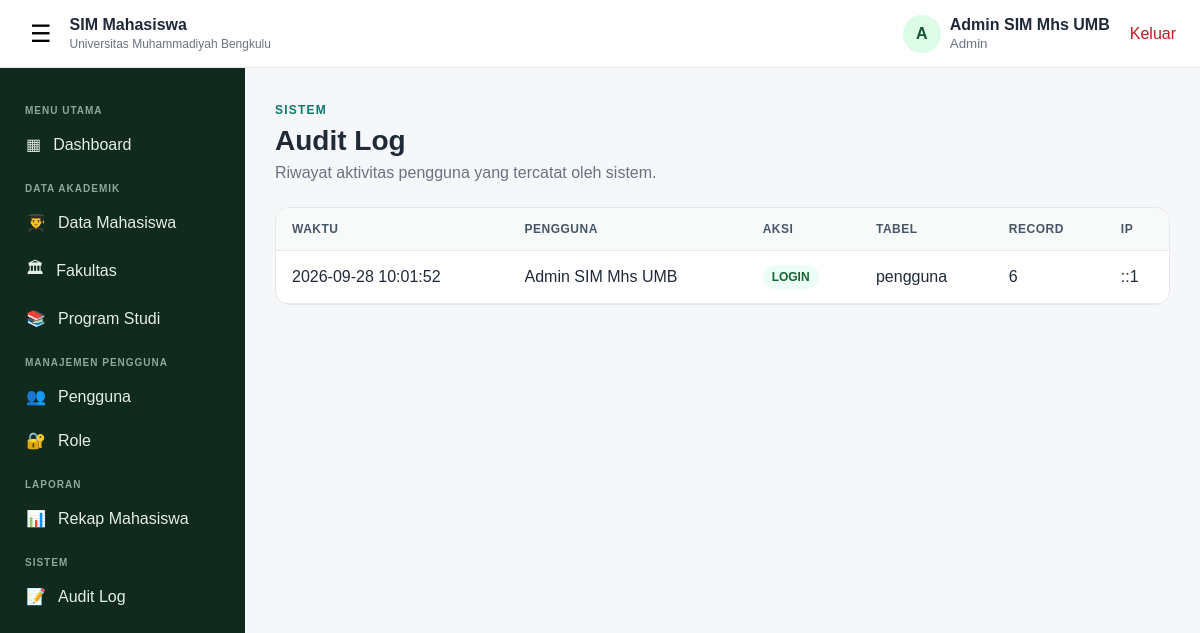
Screenshot of /sim_mahasiswa_rbac_role_crud/audit.php (signed in) with the database file from the repository.
### tables this page shows
CREATE TABLE `audit_log` (
  `id_audit` bigint(20) UNSIGNED NOT NULL,
  `id_pengguna` bigint(20) UNSIGNED DEFAULT NULL,
  `tabel_nama` varchar(100) NOT NULL,
  `record_id` varchar(100) DEFAULT NULL,
  `aksi` enum('LOGIN','LOGOUT','INSERT','UPDATE','DELETE','VIEW') NOT NULL,
  `data_lama` longtext DEFAULT NULL CHECK (json_valid(`data_lama`)),
  `data_baru` longtext DEFAULT NULL CHECK (json_valid(`data_baru`)),
  `ip_address` varchar(45) DEFAULT NULL,
  `user_agent` text DEFAULT NULL,
  `waktu` datetime NOT NULL DEFAULT current_timestamp()
);

### sim_mahasiswa_rbac_role_crud/app_helpers.php (called while the page is built, shortened)
<?php
function e($value): string {
    return htmlspecialchars((string)$value, ENT_QUOTES, 'UTF-8');
}

### sim_mahasiswa_rbac_role_crud/audit.php (the view)
<?php require_once 'auth_check.php';require_once '../koneksi.php';require_once 'app_helpers.php';wajib_role(['ADMIN']);$result=mysqli_query($koneksi,"SELECT a.*,COALESCE(p.nama_lengkap,'-') nama_lengkap FROM audit_log a LEFT JOIN pengguna p ON a.id_pengguna=p.id_pengguna ORDER BY a.waktu DESC LIMIT 200");?><!doctype html><html lang="id"><head><meta charset="utf-8"><meta name="viewport" content="width=device-width,initial-scale=1"><title>Audit Log</title><link rel="stylesheet" href="style.css"></head><body class="app-body"><?php include 'topbar.php';include 'sideleftbar.php';?><main class="main-content"><div class="page-heading"><span class="eyebrow">SISTEM</span><h1>Audit Log</h1><p>Riwayat aktivitas pengguna yang tercatat oleh sistem.</p></div><div class="dashboard-panel"><div class="table-responsive"><table class="data-table"><thead><tr><th>Waktu</th><th>Pengguna</th><th>Aksi</th><th>Tabel</th><th>Record</th><th>IP</th></tr></thead><tbody><?php while($r=mysqli_fetch_assoc($result)):?><tr><td><?=e($r['waktu'])?></td><td><?=e($r['nama_lengkap'])?></td><td><span class="badge"><?=e($r['aksi'])?></span></td><td><?=e($r['tabel_nama'])?></td><td><?=e($r['record_id']?:'-')?></td><td><?=e($r['ip_address']?:'-')?></td></tr><?php endwhile;?></tbody></table></div></div></main><script src="script.js"></script></body></html>

### sim_mahasiswa_rbac_role_crud/style.css (style rules this page uses)
* { box-sizing: border-box; }
:root { --primary: #166534; --primary-dark: #14532d; --secondary: #0f766e; --text: #1f2937; --muted: #6b7280; --border: #e5e7eb; --bg: #f5f7f9; --white: #ffffff; --danger: #b91c1c; --sidebar: #102a1d; }
body { margin: 0; font-family: Arial, Helvetica, sans-serif; color: var(--text); background: var(--bg); }
.eyebrow { color: var(--secondary); font-size: 12px; font-weight: 800; letter-spacing: 1.2px; }
.app-body { min-height: 100vh; }
.main-content { margin-left: 245px; padding: 100px 30px 40px; min-height: 100vh; }
.page-heading { margin-bottom: 25px; }
.page-heading h1 { margin: 7px 0; font-size: 28px; }
.page-heading p { color: var(--muted); margin: 0; }
.dashboard-panel { background: #fff; border: 1px solid var(--border); border-radius: 14px; margin-top: 25px; }
.table-responsive { overflow-x: auto; }
.data-table { width: 100%; border-collapse: collapse; min-width: 850px; }
.data-table th, .data-table td { padding: 14px 16px; border-bottom: 1px solid var(--border); text-align: left; vertical-align: middle; }
.data-table th { background: #f9fafb; color: #4b5563; font-size: 12px; text-transform: uppercase; letter-spacing: .5px; }
.badge { display: inline-block; padding: 5px 9px; border-radius: 6px; background: #ecfdf5; color: var(--primary-dark); font-size: 12px; font-weight: 700; }
.dashboard-panel { overflow:hidden }
.table-responsive { overflow-x:auto }
.data-table { width:100%;border-collapse:collapse;min-width:760px }
.data-table th,.data-table td { padding:14px 16px;text-align:left;border-bottom:1px solid var(--border);vertical-align:middle }
.data-table th { background:#f8faf9;color:#475569;font-size:12px;text-transform:uppercase;letter-spacing:.5px }
.data-table tbody tr { transition:background .18s ease }
.badge { display:inline-flex;padding:5px 9px;border-radius:999px;background:#ecfdf5;color:#166534;font-size:12px;font-weight:700 }
.main-content { animation:pageFade .45s ease }

### rows the page displays
audit_log: waktu "2026-09-28 10:01:52", nama_lengkap "Admin SIM Mhs UMB", aksi "LOGIN", tabel_nama "pengguna", record "6", ip_address "::1"

### other values shown
substr($namaPengguna, 0, 1) "A"
$namaPengguna "Admin SIM Mhs UMB"
$namaRole "Admin"
